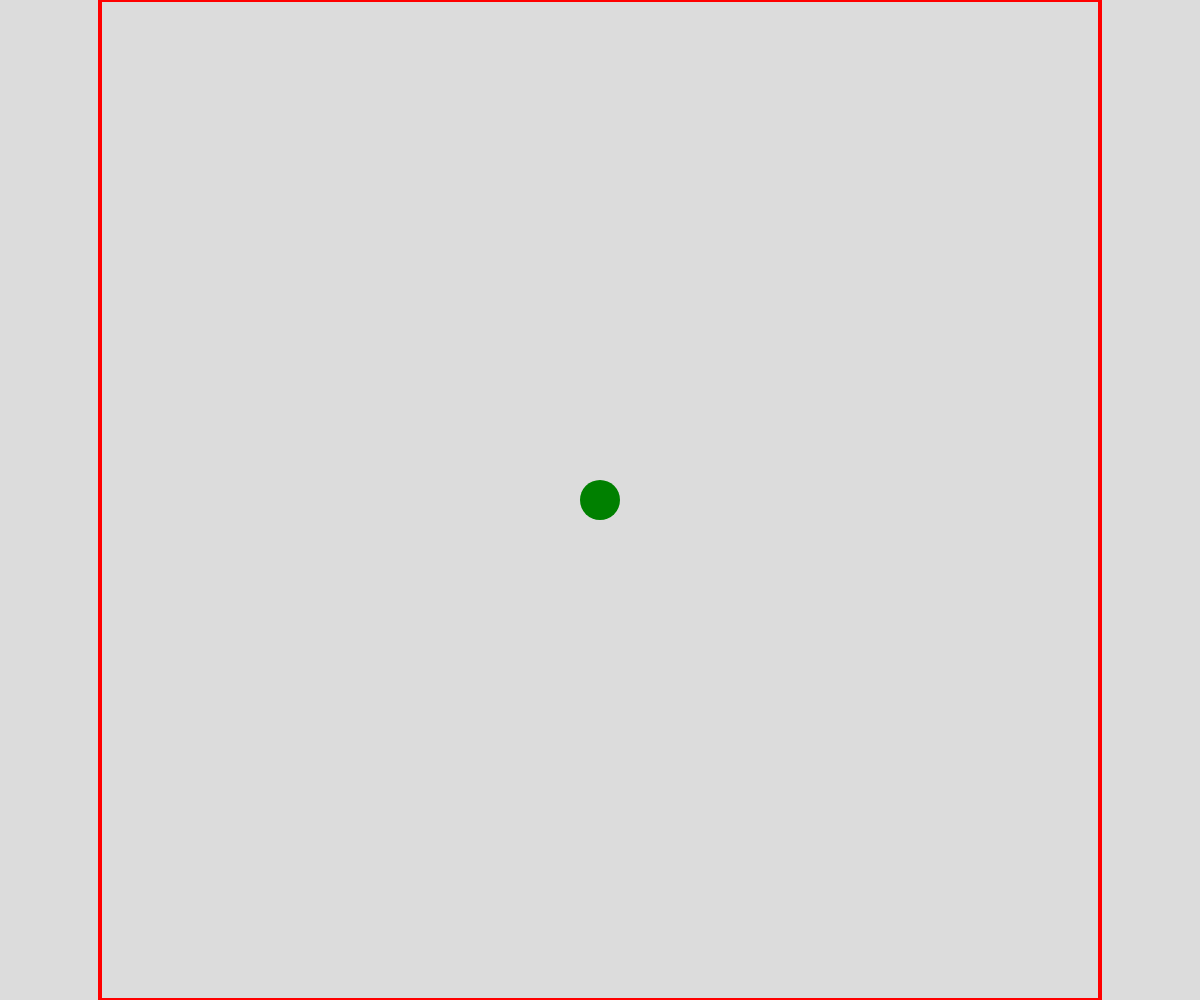
Frame 1 (no input)
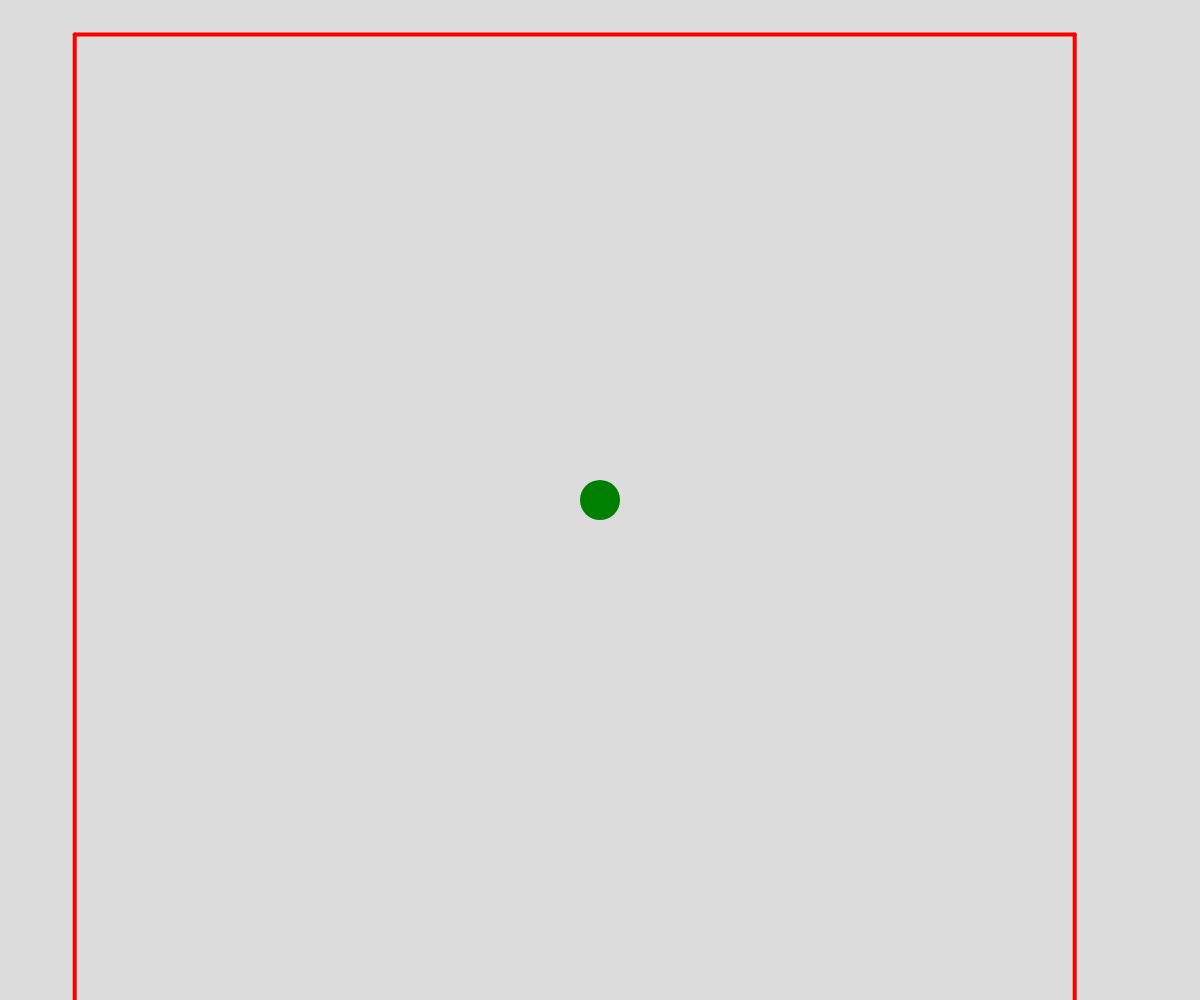
Frame 60 (no input)
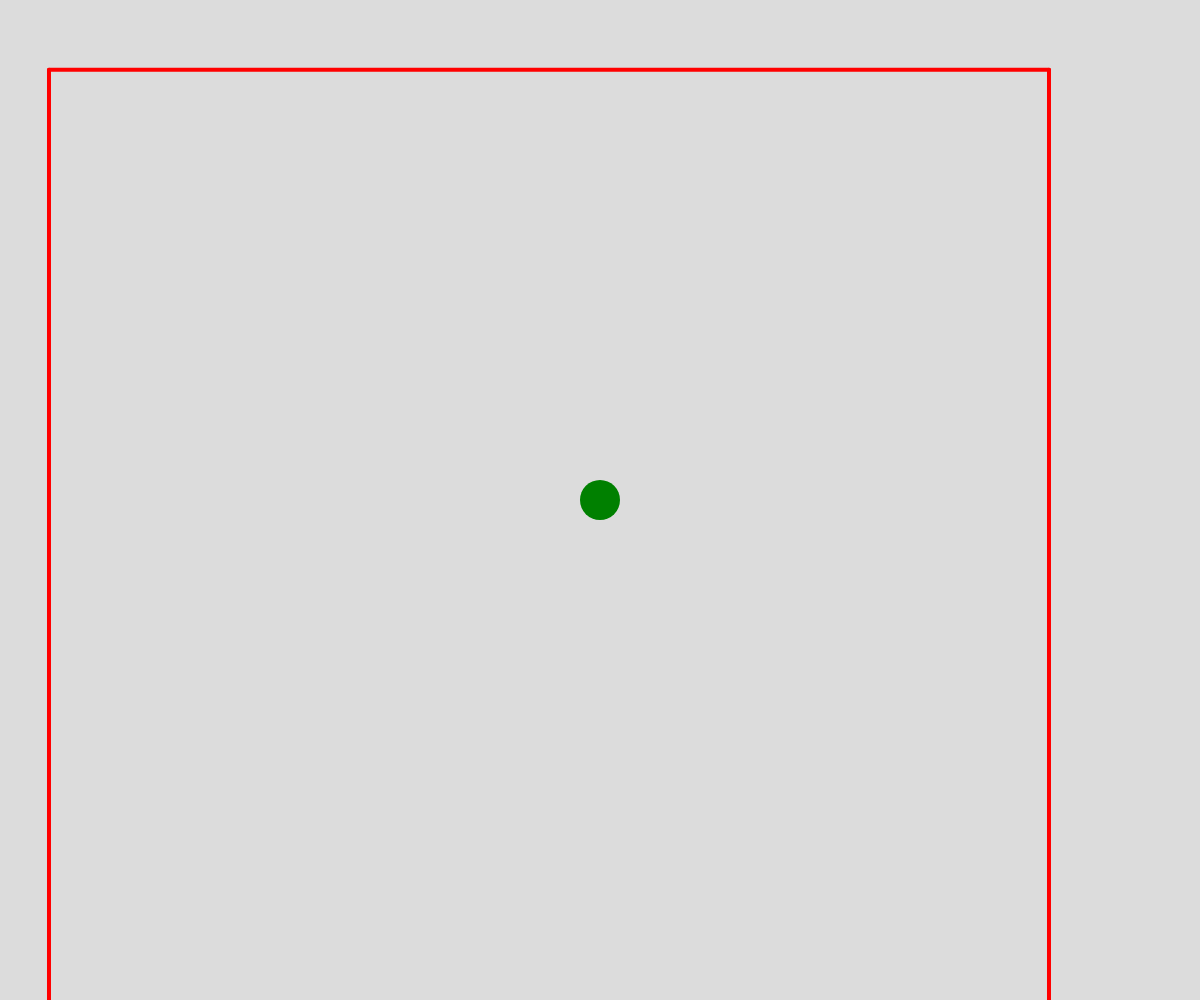
Frame 120 (the mouse pressed at the canvas centre since frame 60)

The p5.js sketch that drew these frames (run headless with seeded random() and noise() and a simulated clock; from frame 60 on, the mouse is pressed at the canvas centre):

// p5.js sketch
// ── sketch.js
let player, direction, status, r, speed;

function setup() {
  createCanvas(windowWidth,windowHeight);
  textAlign(CENTER);
  player = createVector(0, 0);
  direction = createVector(random(-1, 1), random(-1, 1));
  status = "alive";
  r = 40;
  speed = 0.5;
}

function draw() {
  background(220);
  translate(width/2, height/2);
  translate(-player.x, -player.y);
  //scale(2);

  fill("green");
  strokeWeight(0);
  ellipse(player.x, player.y, r);
  strokeWeight(4);

  border();

  if (crossedBorder() != true && status == "alive") {
    player.add(direction);
    movePlayer();
  }
  if(status == "dead"){
    playerDied();
  }
}

function border() {
  stroke("red");
  line(500, 500, 500, -500);
  line(500, -500, -500, -500);
  line(-500, -500, -500, 500);
  line(500, 500, -500, 500);
}

function crossedBorder() {
  if (player.x > 500 - r/2 || player.x < -500 + r/2 || player.y < -500 + r/2 || player.y > 500 - r/2) {
    status = "dead";
    return true;
  }
  return false;
}

function movePlayer() {
  if (keyIsPressed) {
    if (keyCode === UP_ARROW && direction.y > -3) {
      direction.add(0, -speed);
    }
    if (keyCode === DOWN_ARROW && direction.y < 3) {
      direction.add(0, speed);
    }
    if (keyCode === LEFT_ARROW && direction.x > -3) {
      direction.add(-speed, 0);
    }
    if (keyCode === RIGHT_ARROW && direction.x < 3) {
      direction.add(speed, 0);
    }
  }
}

function playerDied(){
  textSize(10);
  fill("blue");
  strokeWeight(0);
  text("You Died", player.x, player.y);
}
